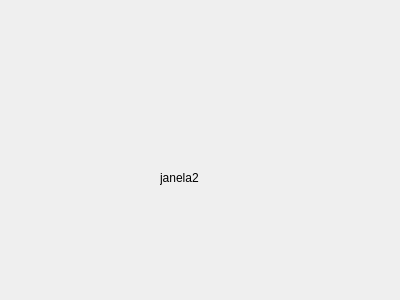
<?xml version="1.0" encoding="UTF-8"?>
<ui version="4.0">
 <class>Janela2</class>
 <widget class="QDialog" name="Janela2">
  <property name="geometry">
   <rect>
    <x>0</x>
    <y>0</y>
    <width>400</width>
    <height>300</height>
   </rect>
  </property>
  <property name="windowTitle">
   <string>Dialog</string>
  </property>
  <widget class="QLabel" name="label">
   <property name="geometry">
    <rect>
     <x>160</x>
     <y>170</y>
     <width>49</width>
     <height>16</height>
    </rect>
   </property>
   <property name="text">
    <string>janela2</string>
   </property>
  </widget>
 </widget>
 <resources/>
 <connections/>
</ui>
